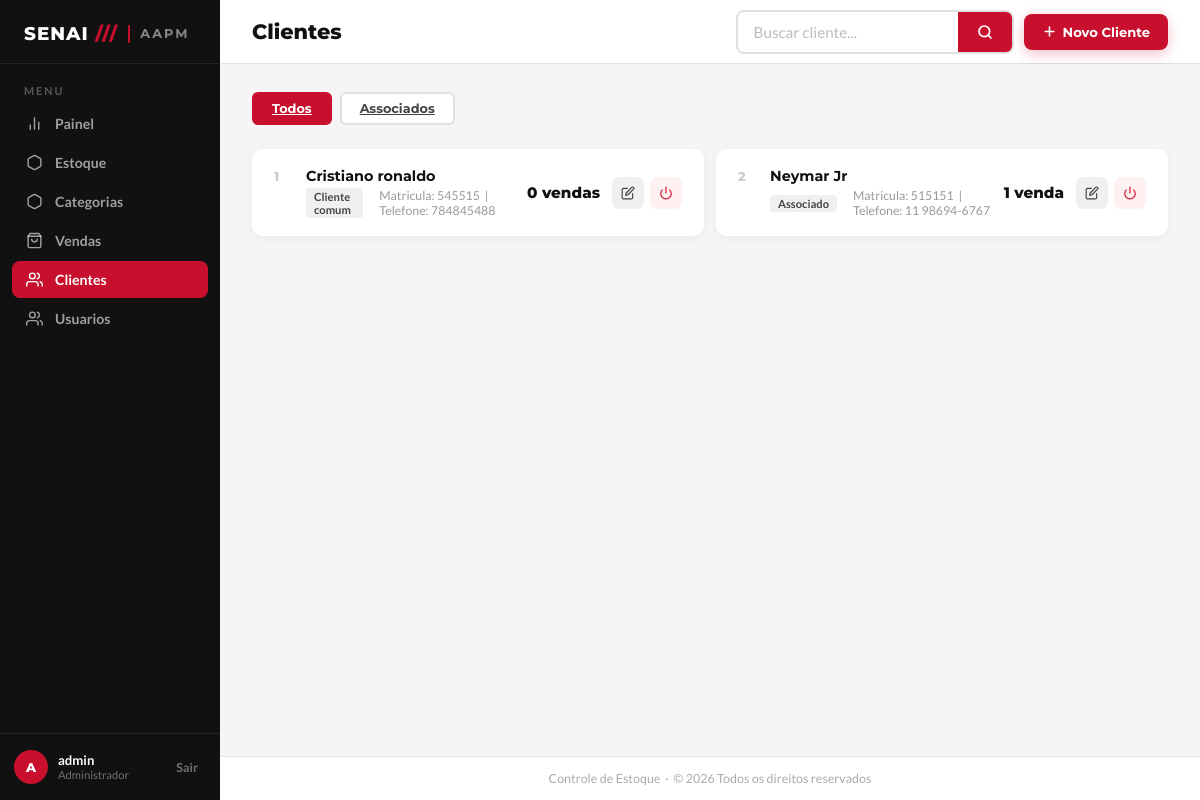
Page /clientes/ (signed in) on the earlier database version.
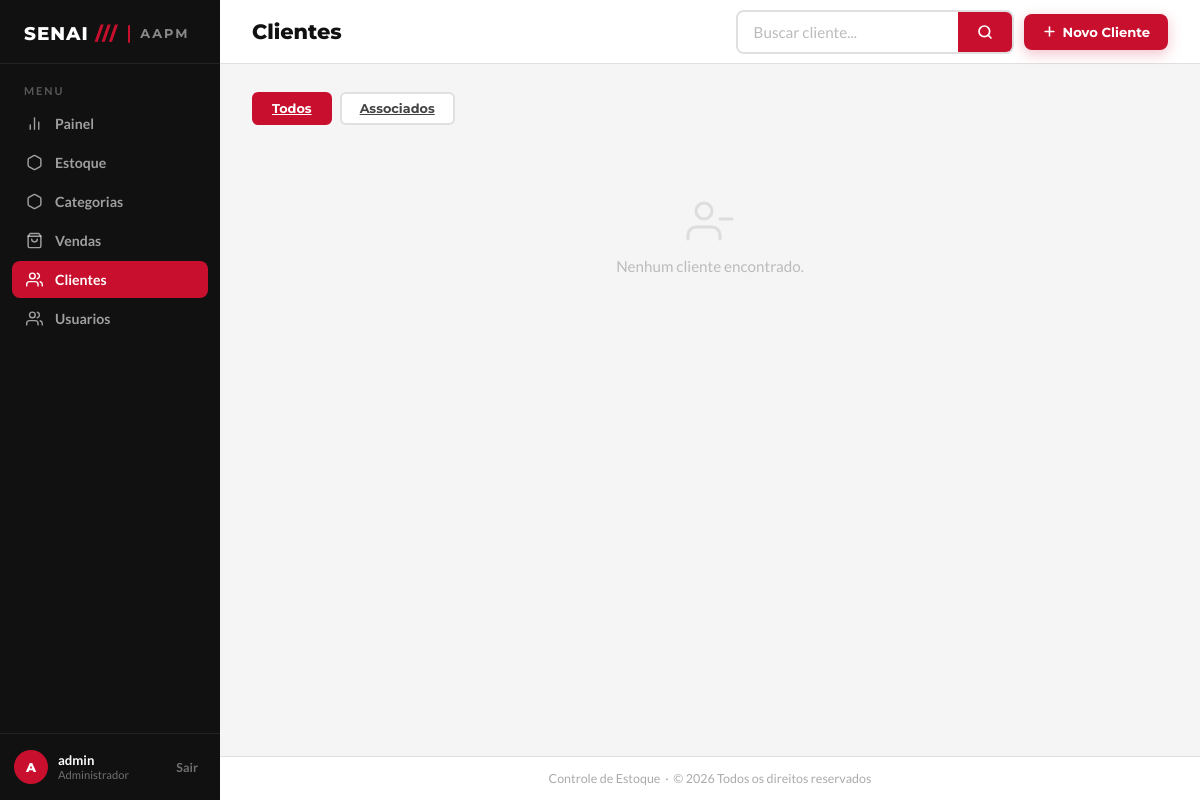
Same page on the later database version.
### app/models/cliente.py (models this page shows, shortened)
class Cliente(Base):
    __tablename__ = "clientes"
    id         = Column(Integer, primary_key=True, index=True)
    nome       = Column(String(150), nullable=False, index=True)
    matricula  = Column(String(50), nullable=True, unique=True)
    telefone   = Column(String(20), nullable=True)
    is_associado = Column(Boolean, default=False, nullable=False)
    ativo      = Column(Boolean, default=True)
    criado_em  = Column(DateTime, server_default=func.now())
    vendas = relationship("Venda", back_populates="cliente")

### app/controllers/cliente_controller.py (the view)
@router.get("/")
def listar_clientes(
    request: Request,
    busca: str = "",
    apenas_associados: bool = False,
    db: Session = Depends(get_db),
    admin = Depends(get_admin)
):
    query = db.query(Cliente)
    if busca:
        query = query.filter(
            Cliente.nome.ilike(f"%{busca}%") |
            Cliente.matricula.ilike(f"%{busca}%")
        )
    if apenas_associados:
        query = query.filter(Cliente.is_associado == True)
    clientes = query.order_by(Cliente.nome).all()
    total_associados = db.query(Cliente).filter(
        Cliente.is_associado == True,
        Cliente.ativo == True
    ).count()
    return templates.TemplateResponse(
        request,
        "clientes/index.html",
        {
            "request":           request,
            "usuario":           admin,
            "clientes":          clientes,
            "busca":             busca,
            "apenas_associados": apenas_associados,
            "total_associados":  total_associados,
        }
    )

### app/templates/clientes/index.html (shortened to what this page needs)
<!DOCTYPE html>
<html lang="pt-BR">
<head>
  <link rel="stylesheet" href="/static/css/clientes.css">
</head>
<body>
  <aside class="barra-lateral" id="barraLateral">
    <div class="barra-logo">
      <div>
        <div class="barra-logo-texto">SENAI <span>///</span></div>
      </div>
      <div class="barra-logo-separador"></div>
      <div class="barra-logo-sub">AAPM</div>
    </div>
    <div class="barra-menu-titulo">Menu</div>
    <ul class="barra-nav">
      <li>
        <a href="/painel">
          <svg viewBox="0 0 24 24">
            <line x1="18" y1="20" x2="18" y2="10" />
            <line x1="12" y1="20" x2="12" y2="4" />
            <line x1="6" y1="20" x2="6" y2="14" />
          </svg>
          Painel
        </a>
      </li>
      <li>
        <a href="/produtos/">
          <svg viewBox="0 0 24 24">
            <path
              d="M21 16V8a2 2 0 0 0-1-1.73l-7-4a2 2 0 0 0-2 0l-7 4A2 2 0 0 0 3 8v8a2 2 0 0 0 1 1.73l7 4a2 2 0 0 0 2 0l7-4A2 2 0 0 0 21 16z" />
          </svg>
          Estoque
        </a>
      </li>
       <li>
        <a href="/categorias/">
          <svg viewBox="0 0 24 24">
            <path
              d="M21 16V8a2 2 0 0 0-1-1.73l-7-4a2 2 0 0 0-2 0l-7 4A2 2 0 0 0 3 8v8a2 2 0 0 0 1 1.73l7 4a2 2 0 0 0 2 0l7-4A2 2 0 0 0 21 16z" />
          </svg>
          Categorias
        </a>
      </li>
      <li>
        <a href="/pdv/">
          <svg viewBox="0 0 24 24">
            <path d="M6 2L3 6v14a2 2 0 0 0 2 2h14a2 2 0 0 0 2-2V6l-3-4z" />
            <line x1="3" y1="6" x2="21" y2="6" />
            <path d="M16 10a4 4 0 0 1-8 0" />
          </svg>
          Vendas
        </a>
      </li>
      <li>
        <a href="/clientes/" class="ativo">
          <svg viewBox="0 0 24 24">
            <path d="M17 21v-2a4 4 0 0 0-4-4H5a4 4 0 0 0-4 4v2" />
            <circle cx="9" cy="7" r="4" />
            <path d="M23 21v-2a4 4 0 0 0-3-3.87" />
            <path d="M16 3.13a4 4 0 0 1 0 7.75" />
          </svg>
          Clientes
        </a>
      </li>
      <li>
        <a href="/usuarios/">
          <svg viewBox="0 0 24 24">
            <path d="M17 21v-2a4 4 0 0 0-4-4H5a4 4 0 0 0-4 4v2" />
            <circle cx="9" cy="7" r="4" />
            <path d="M23 21v-2a4 4 0 0 0-3-3.87" />
            <path d="M16 3.13a4 4 0 0 1 0 7.75" />
          </svg>
          Usuarios
        </a>
      </li>
    </ul>
    <div class="barra-rodape">
      <div class="barra-usuario">
        <div class="avatar-usuario">{{ usuario.nome[0] | upper if usuario else 'AD' }}</div>
        <div class="info-usuario">
          <strong>{{ usuario.nome if usuario else 'Usuario' }}</strong>
          <small>Administrador</small>
        </div>
      </div>
      <button class="btn-sair" onclick="window.location.href='/auth/logout'">
        Sair
      </button>
    </div>
  </aside>
  <div class="conteudo-principal">
    <header class="cabecalho-pagina">
      <h1>Clientes</h1>
      <div class="acoes-cabecalho">
        <form class="barra-busca" method="get" action="/clientes/">
          <input
            type="text"
            id="inputBusca"
            name="busca"
            value="{{ busca or '' }}"
            placeholder="Buscar cliente..."
          >
          <button class="btn-buscar" type="submit" title="Buscar">
            <svg viewBox="0 0 24 24">
              <circle cx="11" cy="11" r="8" />
              <line x1="21" y1="21" x2="16.65" y2="16.65" />
            </svg>
          </button>
        </form>
        <button class="btn-novo-cliente" type="button" onclick="abrirModalNovo()">
          <svg viewBox="0 0 24 24">
            <line x1="12" y1="5" x2="12" y2="19" />
            <line x1="5" y1="12" x2="19" y2="12" />
          </svg>
          Novo Cliente
        </button>
      </div>
    </header>
    <main class="area-conteudo">
      <div class="barra-filtros">
        <a class="btn-filtro {{ 'ativo' if not apenas_associados else '' }}" href="/clientes/">
          Todos
        </a>
        <a class="btn-filtro {{ 'ativo' if apenas_associados else '' }}" href="/clientes/?apenas_associados=true">
          Associados
        </a>
      </div>
      <div class="grade-produtos" id="gradeClientes">
        {% for c in clientes %}
        <div class="cartao-produto">
          <div class="produto-info">
            <div class="produto-numero">{{ loop.index }}</div>
            <div class="produto-detalhes">
              <h3>{{ c.nome }}</h3>
              <div class="produto-meta">
                <span>
                  {% if c.is_associado %}
                  <span class="tag-categoria">Associado</span>
                  {% else %}
                  <span class="tag-categoria">Cliente comum</span>
                  {% endif %}
                </span>
                <span>
                  Matricula: {{ c.matricula if c.matricula else 'Nao informada' }}
                  &nbsp;|&nbsp;
                  Telefone: {{ c.telefone if c.telefone else 'Nao informado' }}
                </span>
              </div>
            </div>
          </div>
          <div class="produto-direita">
            <div class="produto-preco">
              {{ c.vendas|length }} venda{{ 's' if c.vendas|length != 1 else '' }}
            </div>
            <div class="acoes-produto">
              <button
                class="btn-acao btn-editar"
                type="button"
                title="Editar"
                onclick='abrirModalEditar(
                  {{ c.id|tojson }},
                  {{ c.nome|tojson }},
                  {{ (c.matricula or "")|tojson }},
                  {{ (c.telefone or "")|tojson }},
                  {{ c.is_associado|tojson }}
                )'
              >
                <svg viewBox="0 0 24 24">
                  <path d="M11 4H4a2 2 0 0 0-2 2v14a2 2 0 0 0 2 2h14a2 2 0 0 0 2-2v-7" />
                  <path d="M18.5 2.5a2.121 2.121 0 0 1 3 3L12 15l-4 1 1-4 9.5-9.5z" />
                </svg>
              </button>
              <form action="/clientes/{{ c.id }}/toggle-ativo" method="post">
                <button class="btn-acao btn-excluir" type="submit" title="{{ 'Desativar' if c.ativo else 'Ativar' }}">
                  {% if c.ativo %}
                  <svg viewBox="0 0 24 24">
                    <path d="M18.36 6.64a9 9 0 1 1-12.73 0" />
                    <line x1="12" y1="2" x2="12" y2="12" />
                  </svg>
                  {% else %}
                  <svg viewBox="0 0 24 24">
                    <polyline points="20 6 9 17 4 12" />
                  </svg>
                  {% endif %}
                </button>
              </form>
            </div>
          </div>
        </div>
        {% endfor %}
        {% if not clientes %}
        <div class="estado-vazio">
          <svg viewBox="0 0 24 24">
            <path d="M17 21v-2a4 4 0 0 0-4-4H5a4 4 0 0 0-4 4v2" />
            <circle cx="9" cy="7" r="4" />
            <line x1="23" y1="11" x2="17" y2="11" />
          </svg>
          Nenhum cliente encontrado.
        </div>
        {% endif %}
      </div>
    </main>
    <footer class="rodape-admin">
      Controle de Estoque &nbsp;·&nbsp; © 2026 Todos os direitos reservados
    </footer>
  </div>
</body>
</html>

Differences in the rows shown:
removed Cliente: nome "Cristiano ronaldo", is_associado "Cliente comum", matricula "545515", telefone "784845488", vendas|length "0", vendas "s", ativo True (drawn)
removed Cliente: nome "Neymar Jr", is_associado "Associado", matricula "515151", telefone "11 98694-6767", vendas|length "1", ativo True (drawn)
Other differences:
text now shown: "Nenhum cliente encontrado."
